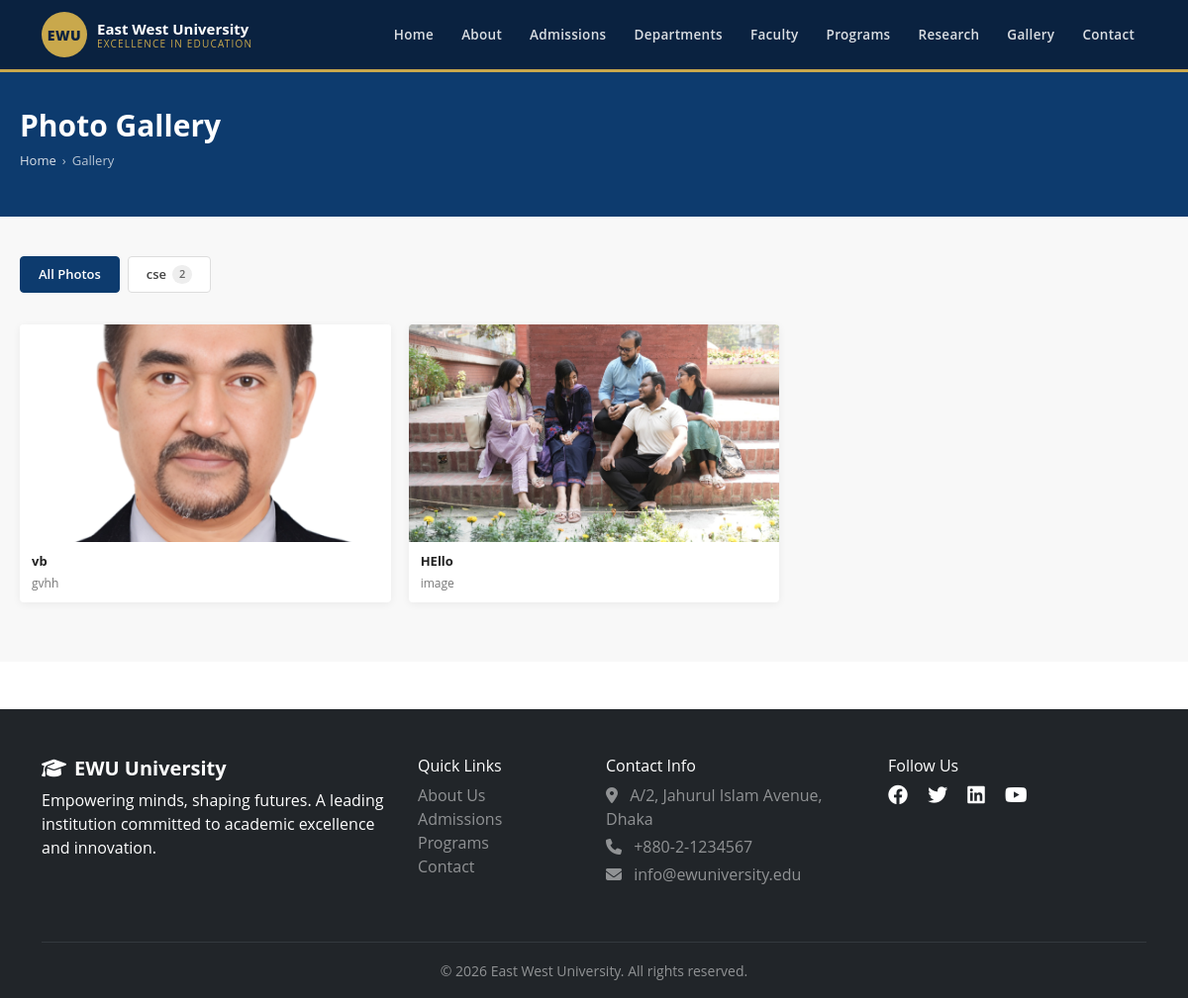
The page /gallery/ on the database as committed earlier.
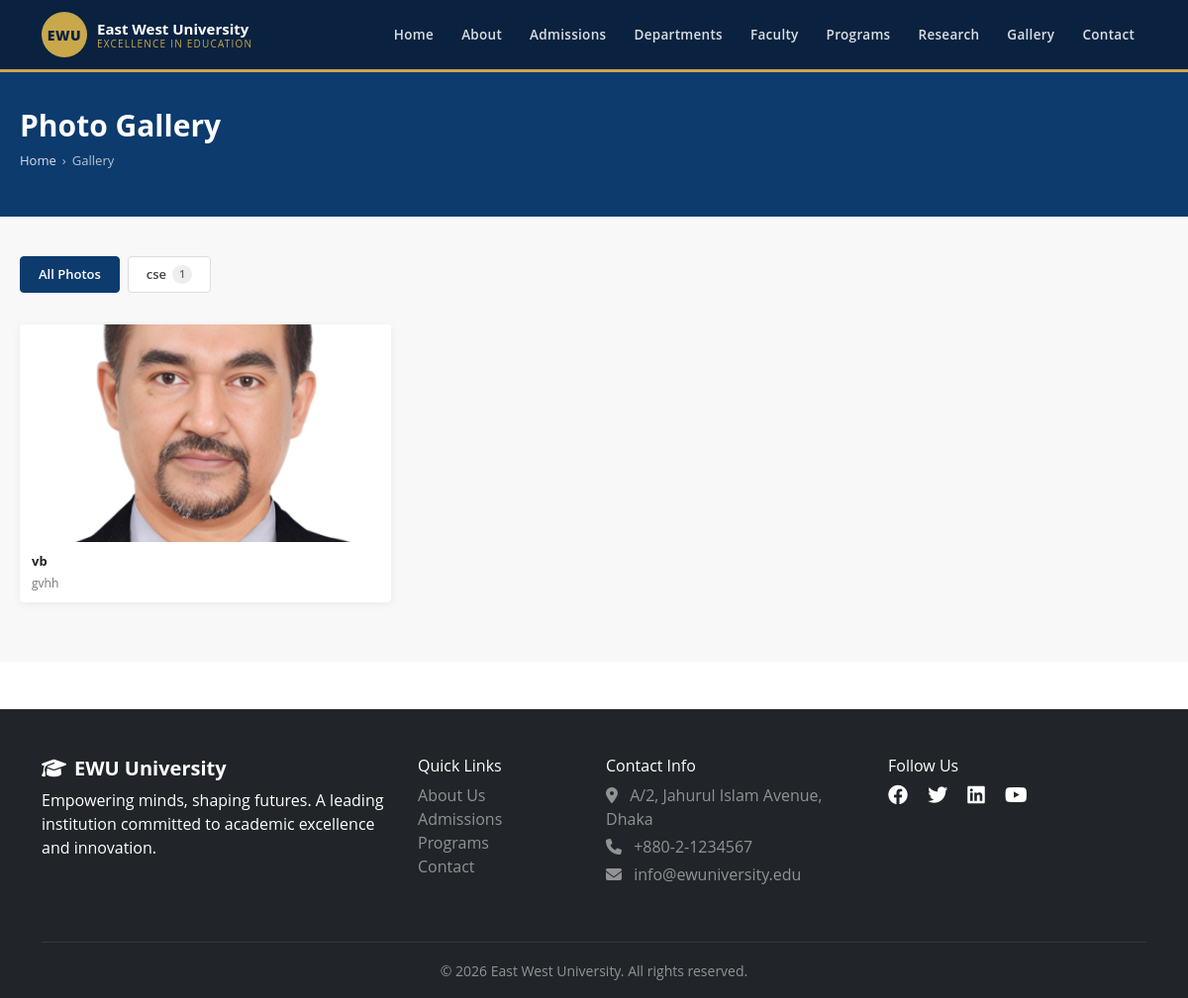
The same page on the database as committed later.
### main/models.py (models this page shows, shortened)
class GalleryCategory(models.Model):
    name  = models.CharField(max_length=100)
    order = models.PositiveIntegerField(default=0)
    class Meta:
        ordering     = ['order']
        verbose_name = 'Gallery Category'
        verbose_name_plural = 'Gallery Categories'

class GalleryPhoto(models.Model):
    title    = models.CharField(max_length=200)
    image    = models.ImageField(upload_to='gallery/')
    category = models.ForeignKey(
        GalleryCategory,
        on_delete=models.SET_NULL,
        null=True, blank=True,
        related_name='photos'
    )
    caption    = models.CharField(max_length=300, blank=True)
    uploaded_at = models.DateTimeField(auto_now_add=True)
    is_active  = models.BooleanField(default=True)
    class Meta:
        ordering     = ['-uploaded_at']
        verbose_name = 'Gallery Photo'

### main/views.py (the view)
# urls.py: path('gallery/',     views.gallery,     name='gallery'),
def gallery(request):
    cats = GalleryCategory.objects.prefetch_related('photos').all()
    sel = request.GET.get('cat')
    photos = GalleryPhoto.objects.filter(is_active=True, category__id=sel) if sel else GalleryPhoto.objects.filter(is_active=True)
    return render(request, 'gallery.html', {
        'photos': photos,
        'categories': cats,
        'selected_cat': sel
    })

### templates/gallery.html (shortened to what this page needs)
{% extends 'base.html' %}
{% load static %}
{% block content %}
<div class="page-hero">
  <div class="page-hero-inner">
    <h1>Photo Gallery</h1>
    <div class="breadcrumb">
      <a href="/">Home</a> <span>›</span> <span>Gallery</span>
    </div>
  </div>
</div>
<section class="gallery-section">
  <div class="gallery-container">
    <div class="gallery-tabs">
      <a href="{% url 'gallery' %}"
         class="gallery-tab {% if not selected_cat %}active{% endif %}">
        All Photos
      </a>
      {% for cat in categories %}
      <a href="{% url 'gallery' %}?cat={{ cat.id }}"
         class="gallery-tab {% if selected_cat == cat.id|stringformat:'s' %}active{% endif %}">
        {{ cat.name }}
        <span class="tab-count">{{ cat.photos.count }}</span>
      </a>
      {% endfor %}
    </div>
    {% if photos %}
    <div class="gallery-grid" id="galleryGrid">
      {% for photo in photos %}
      <div class="gallery-item" onclick="openLightbox({{ forloop.counter0 }})">
        <div class="gallery-img-wrap">
          <img src="{{ photo.image.url }}"
               alt="{{ photo.title }}"
               class="gallery-img"
               loading="lazy">
        </div>
        {% if photo.title or photo.caption %}
        <div class="gallery-caption">
          {% if photo.title %}<strong>{{ photo.title }}</strong>{% endif %}
          {% if photo.caption %}<span>{{ photo.caption }}</span>{% endif %}
        </div>
        {% endif %}
      </div>
      {% endfor %}
    </div>
    {% else %}
    <div class="gallery-empty">
      <i class="fa-regular fa-images"></i>
      <p>No photos available in this category yet.</p>
      <a href="{% url 'gallery' %}" class="btn-back">View All Photos</a>
    </div>
    {% endif %}
  </div>
</section>
{% endblock %}

Rows that differ between the two databases and show on the page:
removed GalleryPhoto: image (picture), title "HEllo", caption "image"
computed for GalleryCategory "cse": photos.count "2" → "1"
